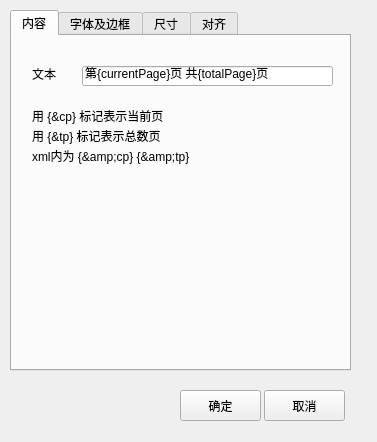
<?xml version="1.0" encoding="UTF-8"?>
<ui version="4.0">
 <class>Editor_Footer</class>
 <widget class="QWidget" name="Editor_Footer">
  <property name="geometry">
   <rect>
    <x>0</x>
    <y>0</y>
    <width>377</width>
    <height>442</height>
   </rect>
  </property>
  <property name="windowTitle">
   <string>页脚属性</string>
  </property>
  <widget class="QTabWidget" name="tabWidget">
   <property name="geometry">
    <rect>
     <x>10</x>
     <y>10</y>
     <width>341</width>
     <height>361</height>
    </rect>
   </property>
   <property name="tabShape">
    <enum>QTabWidget::Rounded</enum>
   </property>
   <property name="currentIndex">
    <number>0</number>
   </property>
   <widget class="QWidget" name="tab">
    <attribute name="title">
     <string>内容</string>
    </attribute>
    <widget class="QLineEdit" name="lineEdit_text">
     <property name="geometry">
      <rect>
       <x>70</x>
       <y>30</y>
       <width>251</width>
       <height>20</height>
      </rect>
     </property>
     <property name="text">
      <string>第{currentPage}页 共{totalPage}页</string>
     </property>
    </widget>
    <widget class="QLabel" name="label_2">
     <property name="geometry">
      <rect>
       <x>20</x>
       <y>30</y>
       <width>54</width>
       <height>16</height>
      </rect>
     </property>
     <property name="text">
      <string>文本</string>
     </property>
    </widget>
    <widget class="QLabel" name="label_16">
     <property name="geometry">
      <rect>
       <x>20</x>
       <y>70</y>
       <width>241</width>
       <height>61</height>
      </rect>
     </property>
     <property name="text">
      <string>&lt;!DOCTYPE HTML PUBLIC &quot;-//W3C//DTD HTML 4.0//EN&quot; &quot;http://www.w3.org/TR/REC-html40/strict.dtd&quot;&gt;
&lt;html&gt;&lt;head&gt;&lt;meta name=&quot;qrichtext&quot; content=&quot;1&quot; /&gt;&lt;style type=&quot;text/css&quot;&gt;
p, li { white-space: pre-wrap; }
&lt;/style&gt;&lt;/head&gt;&lt;body style=&quot; font-family:'SimSun'; font-size:9pt; font-weight:400; font-style:normal;&quot;&gt;
&lt;p style=&quot; margin-top:2px; margin-bottom:2px; margin-left:0px; margin-right:0px; -qt-block-indent:0; text-indent:0px;&quot;&gt;用 {&amp;amp;cp} 标记表示当前页&lt;/p&gt;
&lt;p style=&quot; margin-top:2px; margin-bottom:2px; margin-left:0px; margin-right:0px; -qt-block-indent:0; text-indent:0px;&quot;&gt;用 {&amp;amp;tp} 标记表示总数页&lt;/p&gt;
&lt;p style=&quot; margin-top:2px; margin-bottom:2px; margin-left:0px; margin-right:0px; -qt-block-indent:0; text-indent:0px;&quot;&gt;xml内为 {&amp;amp;amp;cp} {&amp;amp;amp;tp}&lt;/p&gt;&lt;/body&gt;&lt;/html&gt;</string>
     </property>
    </widget>
   </widget>
   <widget class="QWidget" name="tab_2">
    <attribute name="title">
     <string>字体及边框</string>
    </attribute>
    <widget class="QLabel" name="label_3">
     <property name="geometry">
      <rect>
       <x>20</x>
       <y>30</y>
       <width>54</width>
       <height>12</height>
      </rect>
     </property>
     <property name="text">
      <string>字体</string>
     </property>
    </widget>
    <widget class="QFontComboBox" name="box_secFontName">
     <property name="geometry">
      <rect>
       <x>70</x>
       <y>30</y>
       <width>191</width>
       <height>22</height>
      </rect>
     </property>
    </widget>
    <widget class="QLabel" name="label_4">
     <property name="geometry">
      <rect>
       <x>20</x>
       <y>80</y>
       <width>54</width>
       <height>12</height>
      </rect>
     </property>
     <property name="text">
      <string>字号</string>
     </property>
    </widget>
    <widget class="QLineEdit" name="lineEdit_fontSize">
     <property name="geometry">
      <rect>
       <x>70</x>
       <y>80</y>
       <width>191</width>
       <height>20</height>
      </rect>
     </property>
     <property name="text">
      <string>9</string>
     </property>
    </widget>
    <widget class="QLabel" name="label_12">
     <property name="geometry">
      <rect>
       <x>20</x>
       <y>130</y>
       <width>54</width>
       <height>12</height>
      </rect>
     </property>
     <property name="text">
      <string>边框宽度</string>
     </property>
    </widget>
    <widget class="QLineEdit" name="lineEdit_borderWidth">
     <property name="geometry">
      <rect>
       <x>70</x>
       <y>130</y>
       <width>191</width>
       <height>20</height>
      </rect>
     </property>
     <property name="text">
      <string>1</string>
     </property>
    </widget>
    <widget class="QLabel" name="label_13">
     <property name="geometry">
      <rect>
       <x>20</x>
       <y>180</y>
       <width>54</width>
       <height>12</height>
      </rect>
     </property>
     <property name="text">
      <string>边框样式</string>
     </property>
    </widget>
    <widget class="QLineEdit" name="lineEdit_borderPenStyle">
     <property name="geometry">
      <rect>
       <x>70</x>
       <y>180</y>
       <width>191</width>
       <height>20</height>
      </rect>
     </property>
     <property name="text">
      <string>0</string>
     </property>
    </widget>
    <widget class="QLabel" name="label_14">
     <property name="geometry">
      <rect>
       <x>70</x>
       <y>200</y>
       <width>91</width>
       <height>91</height>
      </rect>
     </property>
     <property name="text">
      <string>&lt;!DOCTYPE HTML PUBLIC &quot;-//W3C//DTD HTML 4.0//EN&quot; &quot;http://www.w3.org/TR/REC-html40/strict.dtd&quot;&gt;
&lt;html&gt;&lt;head&gt;&lt;meta name=&quot;qrichtext&quot; content=&quot;1&quot; /&gt;&lt;style type=&quot;text/css&quot;&gt;
p, li { white-space: pre-wrap; }
&lt;/style&gt;&lt;/head&gt;&lt;body style=&quot; font-family:'SimSun'; font-size:9pt; font-weight:400; font-style:normal;&quot;&gt;
&lt;p style=&quot; margin-top:2px; margin-bottom:2px; margin-left:0px; margin-right:0px; -qt-block-indent:0; text-indent:0px;&quot;&gt;边框样式：&lt;/p&gt;
&lt;p style=&quot; margin-top:2px; margin-bottom:2px; margin-left:0px; margin-right:0px; -qt-block-indent:0; text-indent:0px;&quot;&gt;0 无边框&lt;/p&gt;
&lt;p style=&quot; margin-top:2px; margin-bottom:2px; margin-left:0px; margin-right:0px; -qt-block-indent:0; text-indent:0px;&quot;&gt;1 实线&lt;/p&gt;
&lt;p style=&quot; margin-top:2px; margin-bottom:2px; margin-left:0px; margin-right:0px; -qt-block-indent:0; text-indent:0px;&quot;&gt;2 短划线&lt;/p&gt;
&lt;p style=&quot; margin-top:2px; margin-bottom:2px; margin-left:0px; margin-right:0px; -qt-block-indent:0; text-indent:0px;&quot;&gt;3 点线&lt;/p&gt;&lt;/body&gt;&lt;/html&gt;</string>
     </property>
    </widget>
    <widget class="QLabel" name="label_15">
     <property name="geometry">
      <rect>
       <x>70</x>
       <y>150</y>
       <width>261</width>
       <height>21</height>
      </rect>
     </property>
     <property name="text">
      <string>边框样式非0才有效。这里设置0其实是有最细线</string>
     </property>
    </widget>
   </widget>
   <widget class="QWidget" name="tab_3">
    <attribute name="title">
     <string>尺寸</string>
    </attribute>
    <widget class="QLabel" name="label_5">
     <property name="geometry">
      <rect>
       <x>20</x>
       <y>30</y>
       <width>54</width>
       <height>12</height>
      </rect>
     </property>
     <property name="text">
      <string>坐标X</string>
     </property>
    </widget>
    <widget class="QLineEdit" name="lineEdit_height">
     <property name="geometry">
      <rect>
       <x>70</x>
       <y>160</y>
       <width>113</width>
       <height>20</height>
      </rect>
     </property>
    </widget>
    <widget class="QLineEdit" name="lineEdit_x">
     <property name="geometry">
      <rect>
       <x>70</x>
       <y>30</y>
       <width>113</width>
       <height>20</height>
      </rect>
     </property>
    </widget>
    <widget class="QLineEdit" name="lineEdit_width">
     <property name="geometry">
      <rect>
       <x>70</x>
       <y>120</y>
       <width>113</width>
       <height>20</height>
      </rect>
     </property>
    </widget>
    <widget class="QLineEdit" name="lineEdit_y">
     <property name="geometry">
      <rect>
       <x>70</x>
       <y>70</y>
       <width>113</width>
       <height>20</height>
      </rect>
     </property>
    </widget>
    <widget class="QLabel" name="label_7">
     <property name="geometry">
      <rect>
       <x>20</x>
       <y>70</y>
       <width>54</width>
       <height>16</height>
      </rect>
     </property>
     <property name="text">
      <string>坐标Y</string>
     </property>
    </widget>
    <widget class="QLabel" name="label_8">
     <property name="geometry">
      <rect>
       <x>20</x>
       <y>160</y>
       <width>54</width>
       <height>12</height>
      </rect>
     </property>
     <property name="text">
      <string>高度</string>
     </property>
    </widget>
    <widget class="QLabel" name="label_9">
     <property name="geometry">
      <rect>
       <x>20</x>
       <y>120</y>
       <width>54</width>
       <height>12</height>
      </rect>
     </property>
     <property name="text">
      <string>宽度</string>
     </property>
    </widget>
   </widget>
   <widget class="QWidget" name="tab_4">
    <attribute name="title">
     <string>对齐</string>
    </attribute>
    <widget class="QLabel" name="label_6">
     <property name="geometry">
      <rect>
       <x>30</x>
       <y>30</y>
       <width>54</width>
       <height>12</height>
      </rect>
     </property>
     <property name="text">
      <string>水平对齐</string>
     </property>
    </widget>
    <widget class="QLabel" name="label_10">
     <property name="geometry">
      <rect>
       <x>30</x>
       <y>110</y>
       <width>54</width>
       <height>12</height>
      </rect>
     </property>
     <property name="text">
      <string>垂直对齐</string>
     </property>
    </widget>
    <widget class="QLabel" name="label_11">
     <property name="geometry">
      <rect>
       <x>30</x>
       <y>200</y>
       <width>54</width>
       <height>12</height>
      </rect>
     </property>
     <property name="text">
      <string>文本控制</string>
     </property>
    </widget>
    <widget class="QComboBox" name="combo_align_h">
     <property name="geometry">
      <rect>
       <x>30</x>
       <y>50</y>
       <width>151</width>
       <height>22</height>
      </rect>
     </property>
    </widget>
    <widget class="QComboBox" name="combo_align_v">
     <property name="geometry">
      <rect>
       <x>30</x>
       <y>130</y>
       <width>151</width>
       <height>22</height>
      </rect>
     </property>
    </widget>
    <widget class="QComboBox" name="combo_textwrap">
     <property name="geometry">
      <rect>
       <x>30</x>
       <y>220</y>
       <width>151</width>
       <height>22</height>
      </rect>
     </property>
    </widget>
   </widget>
  </widget>
  <widget class="QPushButton" name="btn_ok">
   <property name="geometry">
    <rect>
     <x>180</x>
     <y>390</y>
     <width>81</width>
     <height>31</height>
    </rect>
   </property>
   <property name="text">
    <string>确定</string>
   </property>
  </widget>
  <widget class="QPushButton" name="btn_cancel">
   <property name="geometry">
    <rect>
     <x>264</x>
     <y>390</y>
     <width>81</width>
     <height>31</height>
    </rect>
   </property>
   <property name="text">
    <string>取消</string>
   </property>
  </widget>
 </widget>
 <resources/>
 <connections/>
</ui>
